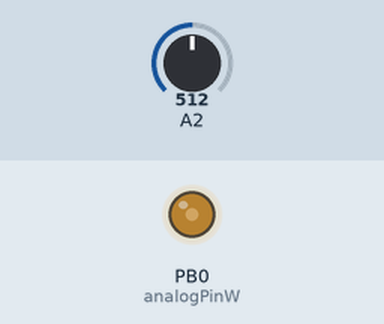
This sketch was run on a simulated ATtiny85, built with avr-gcc and run on an emulated ATtiny85. On the bench: output pins drawn as LEDs (lit = HIGH). The inputs (shaded band) are chosen by the test bench; at power-on: A2 = 512.

Above: at 1.0 s.
At 3.4 s:
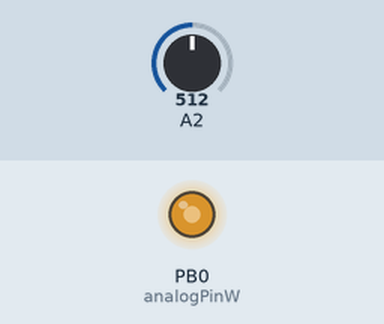
At 5.26 s:
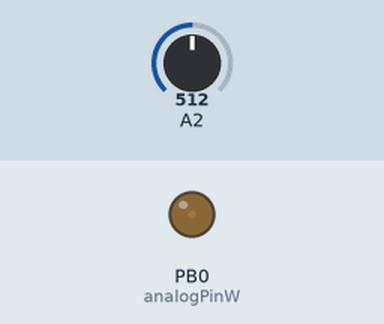
At 7.7 s:
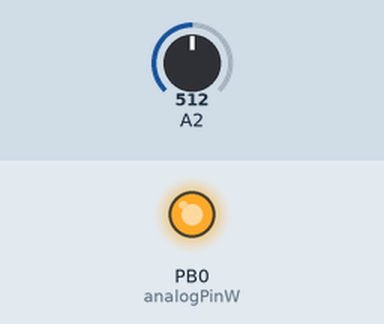
Timing chart, 0 to 9.2 s (numbered marks = the images above):
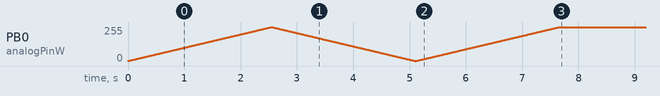

The sketch:

sancerLight1-attiny.ino
```cpp
#define analogPinR 2
#define analogPinW 0
#define PWMRANGE 255
#define brightTreshold 100
#define fadeStage 5//times to fade out
#define Keep 10//hold the stage

int fadeDelay = 10;
int stageDelay = 500;
int cb;//currentBrightness
int tb;//targetBrightnedd
int ab, sb;
int a, b, c, k, gap, esb;
void setup() {
esb = int(PWMRANGE / fadeStage);
tb = fadeStage;
lightUp();
tb = 0;
lightDown();
  b = 0;
  cb = 0;
  tb = 0;
  k = 0;
}

void loop() {
  if(k > 0){
    k--;
  }else{
    anaHum();
    }
  if(tb > cb){
      lightUp();
    }else if(tb < cb){
      lightDown();
      }
  delay(stageDelay);
}
void anaHum(){
  if(analogRead(analogPinR) >= brightTreshold){
      tb = fadeStage;
      k = 0;
    }else{
      if(tb <= 0){
        tb = 0;
      }else{
        tb--;
      }
    }
  }

void lightUp(){
    gap = tb - cb;
    for(a = gap; a > 0; a--){
      for(c = esb; c > 0; c--){
        b++;
        if(b >= PWMRANGE){b = PWMRANGE;}
        analogWrite(analogPinW, b);
        delay(fadeDelay);
      }
    }
    cb = tb;
    k = Keep;
  }

void lightDown(){
    gap = cb - tb;
    for(a = gap; a > 0; a--){
      for(c = esb; c > 0; c--){
        b--;
        if(b <= 0){b = 0;}
        analogWrite(analogPinW, b);
        delay(fadeDelay);
      }
    if(a == 1 && tb == 0 && b > 0){a++;}
    }
    cb = tb;
    k = Keep;
  }
```
